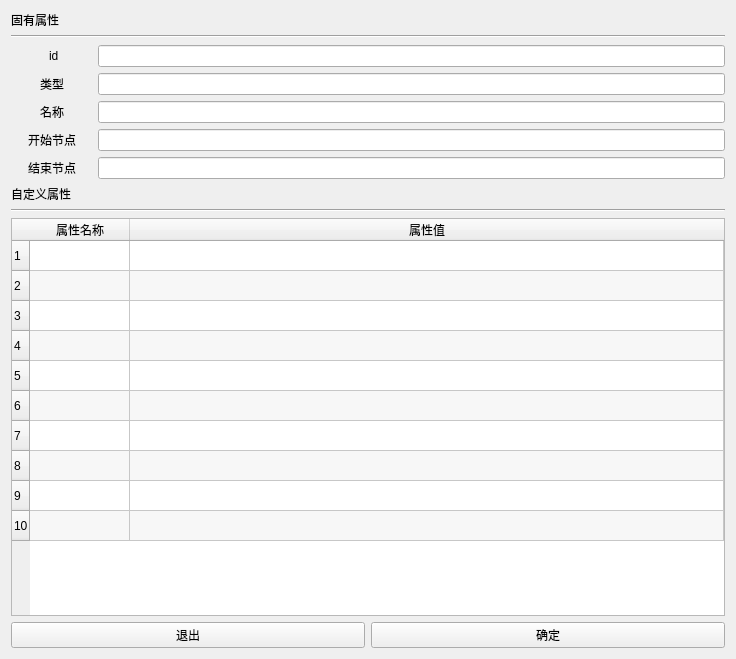
<?xml version="1.0" encoding="UTF-8"?>
<ui version="4.0">
 <class>tupu_xiangqing</class>
 <widget class="QWidget" name="tupu_xiangqing">
  <property name="geometry">
   <rect>
    <x>0</x>
    <y>0</y>
    <width>736</width>
    <height>659</height>
   </rect>
  </property>
  <property name="windowTitle">
   <string>编辑</string>
  </property>
  <layout class="QVBoxLayout" name="verticalLayout_2">
   <item>
    <layout class="QVBoxLayout" name="verticalLayout" stretch="0,0,3,0,0,9,0">
     <item>
      <widget class="QLabel" name="label_7">
       <property name="text">
        <string>固有属性</string>
       </property>
      </widget>
     </item>
     <item>
      <widget class="Line" name="line_2">
       <property name="orientation">
        <enum>Qt::Horizontal</enum>
       </property>
      </widget>
     </item>
     <item>
      <layout class="QFormLayout" name="formLayout">
       <property name="sizeConstraint">
        <enum>QLayout::SetDefaultConstraint</enum>
       </property>
       <property name="fieldGrowthPolicy">
        <enum>QFormLayout::AllNonFixedFieldsGrow</enum>
       </property>
       <property name="rowWrapPolicy">
        <enum>QFormLayout::WrapLongRows</enum>
       </property>
       <property name="leftMargin">
        <number>1</number>
       </property>
       <property name="topMargin">
        <number>1</number>
       </property>
       <item row="0" column="0">
        <widget class="QLabel" name="lb_id">
         <property name="minimumSize">
          <size>
           <width>80</width>
           <height>0</height>
          </size>
         </property>
         <property name="text">
          <string> id</string>
         </property>
         <property name="alignment">
          <set>Qt::AlignCenter</set>
         </property>
        </widget>
       </item>
       <item row="0" column="1">
        <widget class="QLineEdit" name="li_id"/>
       </item>
       <item row="1" column="0">
        <widget class="QLabel" name="lb_lx">
         <property name="minimumSize">
          <size>
           <width>80</width>
           <height>0</height>
          </size>
         </property>
         <property name="text">
          <string>类型</string>
         </property>
         <property name="alignment">
          <set>Qt::AlignCenter</set>
         </property>
        </widget>
       </item>
       <item row="1" column="1">
        <widget class="QLineEdit" name="li_lx"/>
       </item>
       <item row="2" column="0">
        <widget class="QLabel" name="lb_name">
         <property name="minimumSize">
          <size>
           <width>80</width>
           <height>0</height>
          </size>
         </property>
         <property name="text">
          <string>名称</string>
         </property>
         <property name="alignment">
          <set>Qt::AlignCenter</set>
         </property>
        </widget>
       </item>
       <item row="2" column="1">
        <widget class="QLineEdit" name="li_name"/>
       </item>
       <item row="3" column="0">
        <widget class="QLabel" name="lb_start">
         <property name="minimumSize">
          <size>
           <width>80</width>
           <height>0</height>
          </size>
         </property>
         <property name="text">
          <string>开始节点</string>
         </property>
         <property name="alignment">
          <set>Qt::AlignCenter</set>
         </property>
        </widget>
       </item>
       <item row="3" column="1">
        <widget class="QLineEdit" name="li_start"/>
       </item>
       <item row="4" column="0">
        <widget class="QLabel" name="lb_end">
         <property name="minimumSize">
          <size>
           <width>80</width>
           <height>0</height>
          </size>
         </property>
         <property name="text">
          <string>结束节点</string>
         </property>
         <property name="alignment">
          <set>Qt::AlignCenter</set>
         </property>
        </widget>
       </item>
       <item row="4" column="1">
        <widget class="QLineEdit" name="li_end"/>
       </item>
      </layout>
     </item>
     <item>
      <widget class="QLabel" name="label_6">
       <property name="text">
        <string>自定义属性</string>
       </property>
      </widget>
     </item>
     <item>
      <widget class="Line" name="line_3">
       <property name="orientation">
        <enum>Qt::Horizontal</enum>
       </property>
      </widget>
     </item>
     <item>
      <widget class="QTableWidget" name="tb_zdy">
       <property name="sizePolicy">
        <sizepolicy hsizetype="Expanding" vsizetype="Expanding">
         <horstretch>0</horstretch>
         <verstretch>0</verstretch>
        </sizepolicy>
       </property>
       <property name="alternatingRowColors">
        <bool>true</bool>
       </property>
       <property name="rowCount">
        <number>10</number>
       </property>
       <attribute name="horizontalHeaderVisible">
        <bool>true</bool>
       </attribute>
       <attribute name="horizontalHeaderCascadingSectionResizes">
        <bool>false</bool>
       </attribute>
       <attribute name="horizontalHeaderHighlightSections">
        <bool>true</bool>
       </attribute>
       <attribute name="horizontalHeaderShowSortIndicator" stdset="0">
        <bool>false</bool>
       </attribute>
       <attribute name="horizontalHeaderStretchLastSection">
        <bool>true</bool>
       </attribute>
       <row/>
       <row/>
       <row/>
       <row/>
       <row/>
       <row/>
       <row/>
       <row/>
       <row/>
       <row/>
       <column>
        <property name="text">
         <string>属性名称</string>
        </property>
       </column>
       <column>
        <property name="text">
         <string>属性值</string>
        </property>
       </column>
      </widget>
     </item>
     <item>
      <layout class="QHBoxLayout" name="horizontalLayout">
       <item>
        <widget class="QPushButton" name="pushButton_2">
         <property name="text">
          <string>退出</string>
         </property>
        </widget>
       </item>
       <item>
        <widget class="QPushButton" name="pushButton">
         <property name="text">
          <string>确定</string>
         </property>
        </widget>
       </item>
      </layout>
     </item>
    </layout>
   </item>
  </layout>
 </widget>
 <resources/>
 <connections/>
</ui>
